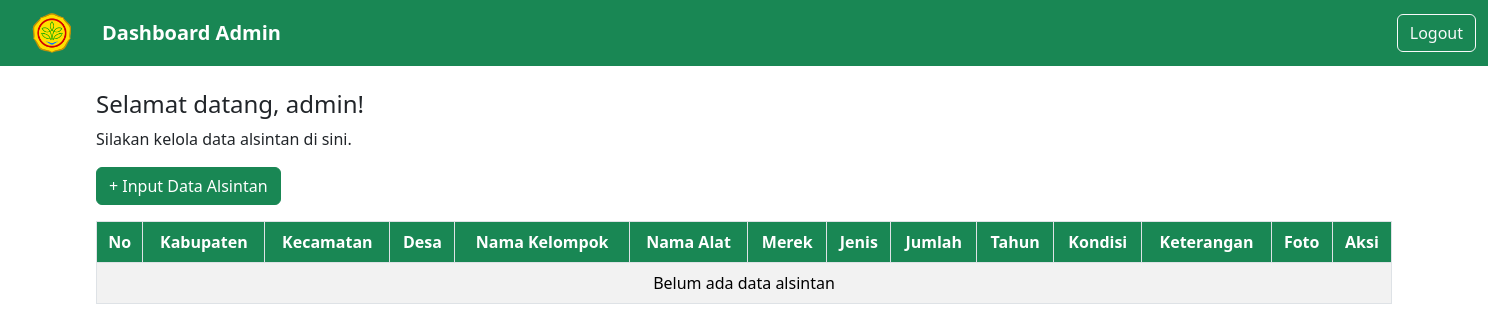
/CRUD_alsintan/dashboard.php (signed in), run on an earlier commit of the app's database.
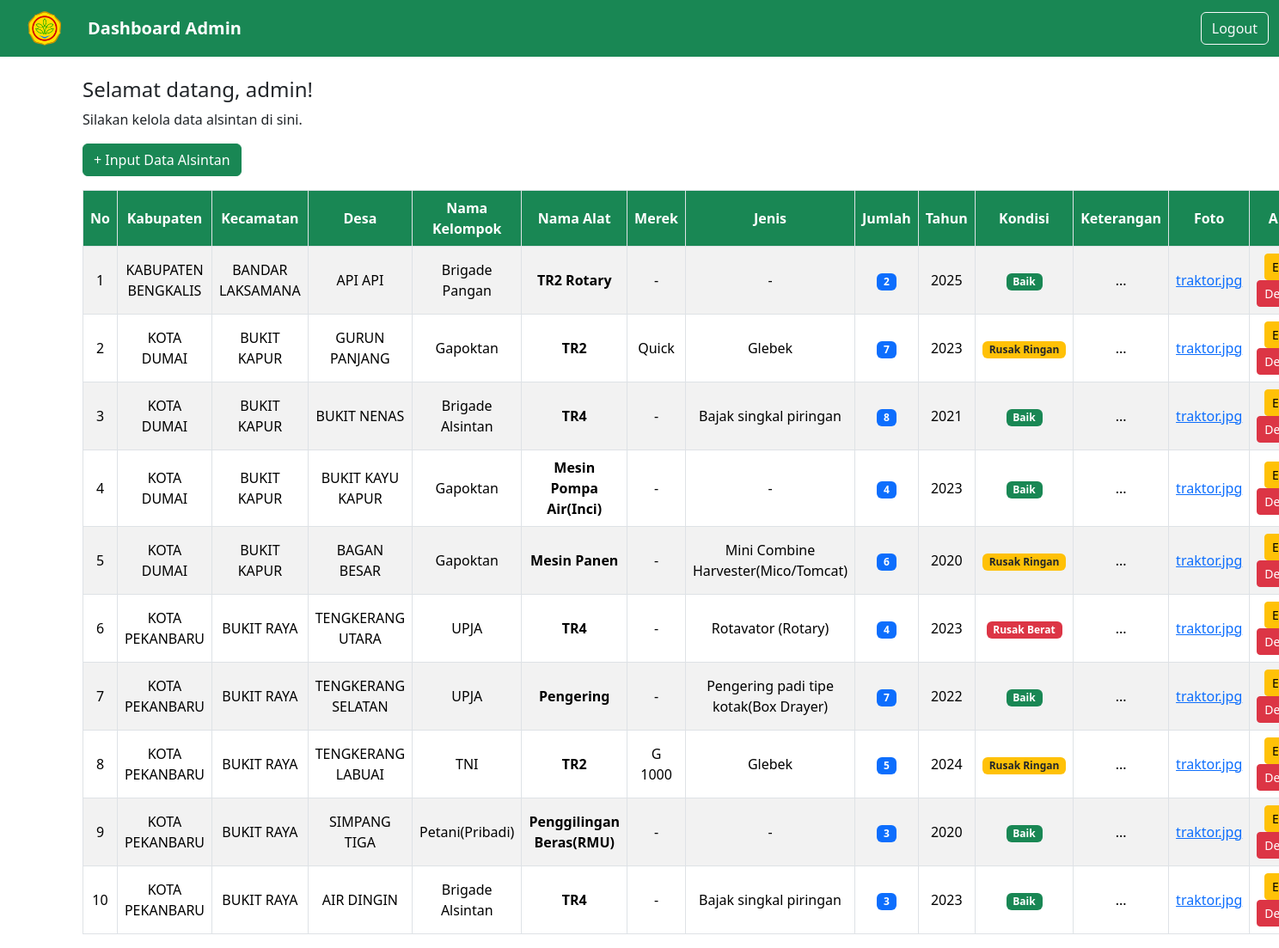
And on a later commit of the database.
### tables this page shows
CREATE TABLE `alsintan` (
  `id` int(11) NOT NULL,
  `id_desa` int(11) NOT NULL,
  `id_kelompok` int(11) DEFAULT NULL,
  `id_alat` int(11) DEFAULT NULL,
  `id_merek` int(11) DEFAULT NULL,
  `id_jenis` int(11) DEFAULT NULL,
  `jumlah` int(11) NOT NULL,
  `tahun` int(4) NOT NULL,
  `kondisi` enum('Baik','Rusak Ringan','Rusak Berat') NOT NULL,
  `foto` varchar(255) DEFAULT NULL,
  `keterangan` text DEFAULT NULL
);

CREATE TABLE `kabupaten` (
  `id` int(11) NOT NULL,
  `nama_kabupaten` varchar(100) NOT NULL
);

CREATE TABLE `kecamatan` (
  `id` int(11) NOT NULL,
  `id_kabupaten` int(11) NOT NULL,
  `nama_kecamatan` varchar(100) NOT NULL
);

CREATE TABLE `desa` (
  `id` int(11) NOT NULL,
  `id_kecamatan` int(11) NOT NULL,
  `nama_desa` varchar(100) NOT NULL
);

CREATE TABLE `kelompok` (
  `id_kelompok` int(11) NOT NULL,
  `nama_kelompok` varchar(100) NOT NULL
);

CREATE TABLE `alat` (
  `id_alat` int(11) NOT NULL,
  `nama_alat` varchar(100) NOT NULL
);

CREATE TABLE `merek` (
  `id_merek` int(11) NOT NULL,
  `nama_merek` varchar(100) NOT NULL
);

CREATE TABLE `jenis` (
  `id_jenis` int(11) NOT NULL,
  `nama_jenis` varchar(100) NOT NULL
);

### CRUD_alsintan/dashboard.php (the view, shortened to what this page needs)
<?php
include "../koneksi/koneksi.php";
?>
<!DOCTYPE html>
<html lang="id">
<head>
    <link href="https://cdn.jsdelivr.net/npm/bootstrap@5.3.3/dist/css/bootstrap.min.css" rel="stylesheet">
</head>
<body>
<nav class="navbar navbar-dark bg-success">
    <div class="container-fluid">
        <a class="navbar-brand d-flex align-items-center" href="#">
            <img src="../images/kementan.png" alt="Logo Kementan">
            <div class="card-header bg-success text-white fw-bold">
                Dashboard Admin
            </div>
        </a>
        <a href="logout.php" class="btn btn-outline-light">Logout</a>
    </div>
</nav>
<div class="container mt-4">
    <h4>Selamat datang, <?php echo htmlspecialchars($_SESSION['admin']); ?>!</h4>
    <p>Silakan kelola data alsintan di sini.</p>
    <a href="alsintan_form.php" class="btn btn-success mb-3">+ Input Data Alsintan</a>
    <table class="table table-bordered table-striped align-middle text-center w-100">
        <thead>
            <tr>
                <th>No</th>
                <th>Kabupaten</th>
                <th>Kecamatan</th>
                <th>Desa</th>
                <th>Nama Kelompok</th>
                <th>Nama Alat</th>
                <th>Merek</th>
                <th>Jenis</th>
                <th>Jumlah</th>
                <th>Tahun</th>
                <th>Kondisi</th>
                <th>Keterangan</th>
                <th>Foto</th>
                <th>Aksi</th>
            </tr>
        </thead>
        <tbody>
        <?php
            $no = 1;
            $sql = "SELECT a.*,
                           d.nama_desa,
                           k.nama_kecamatan,
                           kab.nama_kabupaten,
                           kl.nama_kelompok AS nama_kelompok,
                           al.nama_alat     AS nama_alat,
                           m.nama_merek     AS nama_merek,
                           j.nama_jenis     AS nama_jenis
                    FROM alsintan a
                    INNER JOIN desa d ON a.id_desa = d.id
                    INNER JOIN kecamatan k ON d.id_kecamatan = k.id
                    INNER JOIN kabupaten kab ON k.id_kabupaten = kab.id
                    LEFT JOIN kelompok kl ON a.id_kelompok = kl.id_kelompok
                    LEFT JOIN alat al ON a.id_alat = al.id_alat
                    LEFT JOIN merek m ON a.id_merek = m.id_merek
                    LEFT JOIN jenis j ON a.id_jenis = j.id_jenis
                    ORDER BY a.id DESC";
            $result = mysqli_query($koneksi, $sql) or die("Query error: " . mysqli_error($koneksi));
            if ($result && mysqli_num_rows($result) > 0) {
                while ($row = mysqli_fetch_assoc($result)) {
                    $nama_kab   = htmlspecialchars($row['nama_kabupaten'] ?? '-');
                    $nama_kec   = htmlspecialchars($row['nama_kecamatan'] ?? '-');
                    $nama_desa  = htmlspecialchars($row['nama_desa'] ?? '-');
                    $nama_kel   = htmlspecialchars($row['nama_kelompok'] ?? '-');
                    $nama_alat  = htmlspecialchars($row['nama_alat'] ?? '-');
                    $merek      = htmlspecialchars($row['nama_merek'] ?? '-');
                    $jenis      = htmlspecialchars($row['nama_jenis'] ?? '-');
                    $jumlah     = (int)($row['jumlah'] ?? 0);
                    $tahun      = htmlspecialchars($row['tahun'] ?? '-');
                    $kondisi    = $row['kondisi'] ?? '-';
                    $keterangan = htmlspecialchars($row['keterangan'] ?? '-');
                    $foto       = htmlspecialchars($row['foto'] ?? '');
                    $id         = (int)$row['id'];
                    echo "<tr>";
                    echo "<td>".$no++."</td>";
                    echo "<td>".$nama_kab."</td>";
                    echo "<td>".$nama_kec."</td>";
                    echo "<td>".$nama_desa."</td>";
                    echo "<td>".$nama_kel."</td>";
                    echo "<td><strong>".$nama_alat."</strong></td>";
                    echo "<td>".$merek."</td>";
                    echo "<td>".$jenis."</td>";
                    echo "<td><span class='badge bg-primary'>".$jumlah."</span></td>";
                    echo "<td>".$tahun."</td>";
                    echo "<td>";
                        if ($kondisi === "Baik") {
                            echo "<span class='badge bg-success'>Baik</span>";
                        } elseif ($kondisi === "Rusak Ringan") {
                            echo "<span class='badge bg-warning text-dark'>Rusak Ringan</span>";
                        } elseif ($kondisi === "Rusak Berat") {
                            echo "<span class='badge bg-danger'>Rusak Berat</span>";
                        } else {
                            echo "<span class='badge bg-secondary'>-</span>";
                        }
                    echo "</td>";
                    echo "<td>".$keterangan."</td>";
                    echo "<td>";
                    if (!empty($foto)) {
                        echo "<a href='#' data-bs-toggle='modal' data-bs-target='#fotoModal".$id."'>".$foto."</a>";
                    } else {
                        echo "-";
                    }
                    echo "</td>";
                    echo "<td>
                            <a href='alsintan_edit.php?id=".$id."' class='btn btn-sm btn-warning'>Edit</a>
                            <a href='alsintan_delete.php?id=".$id."' class='btn btn-sm btn-danger' onclick=\"return confirm('Yakin hapus data ini?');\">Delete</a>
                          </td>";
                    echo "</tr>";
                }
            } else {
                echo "<tr><td colspan='14' class='text-center'>Belum ada data alsintan</td></tr>";
            }
        ?>
        </tbody>
    </table>
</div>
</body>
</html>

### CRUD_alsintan/dashboard.php (style rules this page uses)
.table { width: 100% !important; table-layout: auto !important; white-space: normal !important; }
.table thead th { background-color: #198754 !important; color: #fff !important; text-align: center; vertical-align: middle; white-space: nowrap; }
.table th, .table td { word-wrap: break-word; white-space: normal !important; }
.navbar-brand img { height: 40px; margin-right: 10px; }

What changed in the data, as far as the page shows it:
added alsintan: kabupaten.nama_kabupaten "KABUPATEN BENGKALIS", kecamatan.nama_kecamatan "BANDAR LAKSAMANA", id_desa.nama_desa "API API", id_kelompok.nama_kelompok "Brigade Pangan", id_alat.nama_alat "TR2 Rotary", merek "-", jenis "-", jumlah "2", tahun "2025", kondisi "Baik", keterangan "...", foto "traktor.jpg"
added alsintan: kabupaten.nama_kabupaten "KOTA DUMAI", kecamatan.nama_kecamatan "BUKIT KAPUR", id_desa.nama_desa "GURUN PANJANG", id_kelompok.nama_kelompok "Gapoktan", id_alat.nama_alat "TR2", id_merek.nama_merek "Quick", id_jenis.nama_jenis "Glebek", jumlah "7", tahun "2023", kondisi "Rusak Ringan", keterangan "...", foto "traktor.jpg"
added alsintan: kabupaten.nama_kabupaten "KOTA DUMAI", kecamatan.nama_kecamatan "BUKIT KAPUR", id_desa.nama_desa "BUKIT NENAS", id_kelompok.nama_kelompok "Brigade Alsintan", id_alat.nama_alat "TR4", merek "-", id_jenis.nama_jenis "Bajak singkal piringan", jumlah "8", tahun "2021", kondisi "Baik", keterangan "...", foto "traktor.jpg"
added alsintan: kabupaten.nama_kabupaten "KOTA DUMAI", kecamatan.nama_kecamatan "BUKIT KAPUR", id_desa.nama_desa "BUKIT KAYU KAPUR", id_kelompok.nama_kelompok "Gapoktan", id_alat.nama_alat "Mesin Pompa Air(Inci)", merek "-", jenis "-", jumlah "4", tahun "2023", kondisi "Baik", keterangan "...", foto "traktor.jpg"
added alsintan: kabupaten.nama_kabupaten "KOTA DUMAI", kecamatan.nama_kecamatan "BUKIT KAPUR", id_desa.nama_desa "BAGAN BESAR", id_kelompok.nama_kelompok "Gapoktan", id_alat.nama_alat "Mesin Panen", merek "-", id_jenis.nama_jenis "Mini Combine Harvester(Mico/Tomcat)", jumlah "6", tahun "2020", kondisi "Rusak Ringan", keterangan "...", foto "traktor.jpg"
added alsintan: kabupaten.nama_kabupaten "KOTA PEKANBARU", kecamatan.nama_kecamatan "BUKIT RAYA", id_desa.nama_desa "TENGKERANG UTARA", id_kelompok.nama_kelompok "UPJA", id_alat.nama_alat "TR4", merek "-", id_jenis.nama_jenis "Rotavator (Rotary)", jumlah "4", tahun "2023", kondisi "Rusak Berat", keterangan "...", foto "traktor.jpg"
added alsintan: kabupaten.nama_kabupaten "KOTA PEKANBARU", kecamatan.nama_kecamatan "BUKIT RAYA", id_desa.nama_desa "TENGKERANG SELATAN", id_kelompok.nama_kelompok "UPJA", id_alat.nama_alat "Pengering", merek "-", id_jenis.nama_jenis "Pengering padi tipe kotak(Box Drayer)", jumlah "7", tahun "2022", kondisi "Baik", keterangan "...", foto "traktor.jpg"
added alsintan: kabupaten.nama_kabupaten "KOTA PEKANBARU", kecamatan.nama_kecamatan "BUKIT RAYA", id_desa.nama_desa "TENGKERANG LABUAI", id_kelompok.nama_kelompok "TNI", id_alat.nama_alat "TR2", id_merek.nama_merek "G 1000", id_jenis.nama_jenis "Glebek", jumlah "5", tahun "2024", kondisi "Rusak Ringan", keterangan "...", foto "traktor.jpg"
added alsintan: kabupaten.nama_kabupaten "KOTA PEKANBARU", kecamatan.nama_kecamatan "BUKIT RAYA", id_desa.nama_desa "SIMPANG TIGA", id_kelompok.nama_kelompok "Petani(Pribadi)", id_alat.nama_alat "Penggilingan Beras(RMU)", merek "-", jenis "-", jumlah "3", tahun "2020", kondisi "Baik", keterangan "...", foto "traktor.jpg"
added alsintan: kabupaten.nama_kabupaten "KOTA PEKANBARU", kecamatan.nama_kecamatan "BUKIT RAYA", id_desa.nama_desa "AIR DINGIN", id_kelompok.nama_kelompok "Brigade Alsintan", id_alat.nama_alat "TR4", merek "-", id_jenis.nama_jenis "Bajak singkal piringan", jumlah "3", tahun "2023", kondisi "Baik", keterangan "...", foto "traktor.jpg"
Also different on the page:
text no longer shown: "Belum ada data alsintan"
